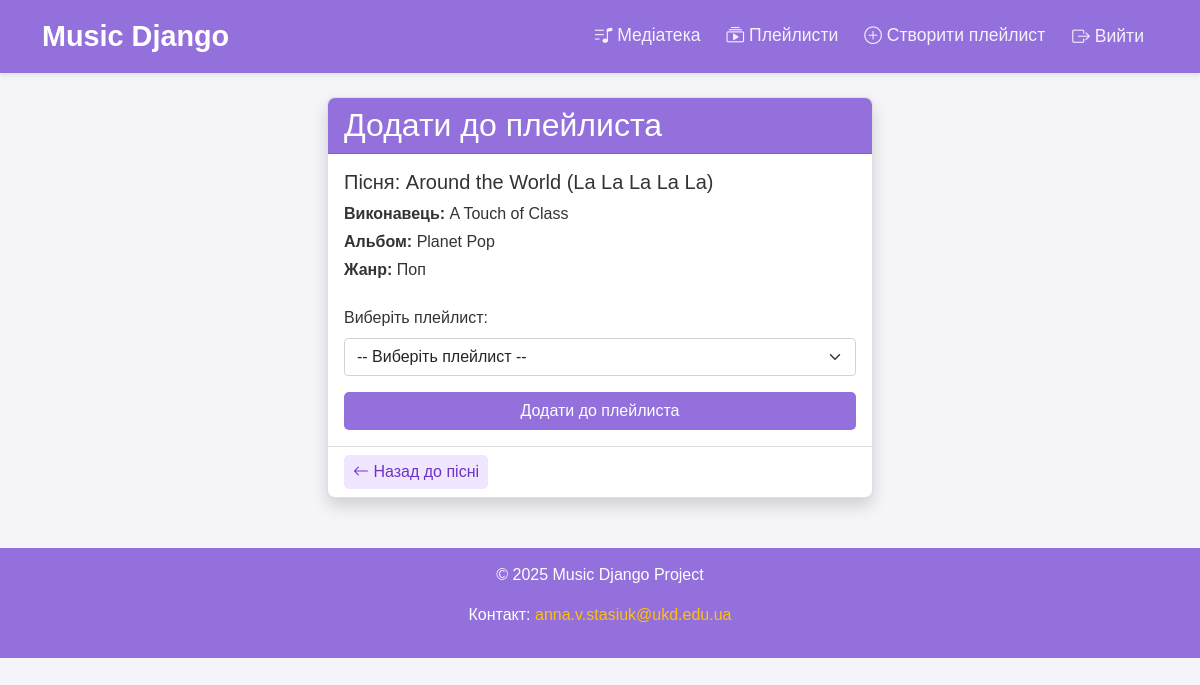
Page /songs/add_song_to_playlist/2/ (signed in) on the committed database.
### songs/models.py (models this page shows, shortened)
class Song(models.Model):
    title = models.CharField(max_length=100)
    artist = models.CharField(max_length=100)
    album = models.CharField(max_length=100)
    genre = models.ForeignKey(Genre, on_delete=models.CASCADE)
    release_date = models.DateField()
    image = models.ImageField(upload_to='song_images/', blank=True, null=True)

class Genre(models.Model):
    name = models.CharField(max_length=100)

### songs/views.py (the view, shortened to what this page needs)
# urls.py: path('add_song_to_playlist/<int:song_id>/', views.add_song_to_playlist, name='add_song_to_playlist'),
@login_required
def add_song_to_playlist(request, song_id):
    song = get_object_or_404(Song, id=song_id)
    playlists = Playlist.objects.filter(owner=request.user)
    return render(request, 'songs/add_songs_to_playlist.html', {
        'title': f'Music Django - Додати пісню "{song.title}" до плейлиста',
        'song': song,
        'playlists': playlists,
    })

### songs/templates/songs/add_songs_to_playlist.html (shortened to what this page needs)
{% extends 'base.html' %}
{% block content %}
<div class="container mt-4">
    <div class="row">
        <div class="col-md-6 offset-md-3">
            <div class="card shadow">
                <div class="card-header text-white" style="background-color: mediumpurple;">
                    <h2 class="mb-0">
                        {% if song %}Додати до плейлиста{% else %}Додати пісні до плейлиста{% endif %}
                    </h2>
                </div>
                <div class="card-body">
                    {% if song %}
                    <div class="mb-4">
                        <h5>Пісня: {{ song.title }}</h5>
                        <p class="mb-1"><strong>Виконавець:</strong> {{ song.artist }}</p>
                        <p class="mb-1"><strong>Альбом:</strong> {{ song.album }}</p>
                        <p><strong>Жанр:</strong> {{ song.genre.name }}</p>
                    </div>
                    {% if playlists %}
                        <form method="post" action="{% url 'songs:add_song_to_playlist' song.id %}">
                            <div class="mb-3">
                                <label for="playlist" class="form-label">Виберіть плейлист:</label>
                                <select name="playlist" id="playlist" class="form-select" required>
                                    <option value="">-- Виберіть плейлист --</option>
                                </select>
                            </div>
                            <div class="d-grid">
                                <button type="submit" class="btn" style="background-color: mediumpurple; color: white;">
                                    Додати до плейлиста
                                </button>
                            </div>
                        </form>
                    {% else %}
                        <div class="alert alert-info" role="alert">
                            <p class="mb-0">У вас ще немає плейлистів. <a href="{% url 'songs:create_playlist' %}">Створити плейлист</a> спочатку.</p>
                        </div>
                    {% endif %}
                    {% endif %}
                </div>
                <div class="card-footer bg-transparent">
                    {% if song %}
                        <a href="{% url 'songs:song_detail' song.id %}" class="btn btn-sm" style="background-color: #f0e6ff; color: #6c33c5;">
                            <i class="bi bi-arrow-left"></i> Назад до пісні
                        </a>
                    {% else %}
                        <a href="{% url 'songs:index' %}" class="btn btn-sm" style="background-color: #f0e6ff; color: #6c33c5;">
                            <i class="bi bi-arrow-left"></i> Назад
                        </a>
                    {% endif %}
                </div>
            </div>
        </div>
    </div>
</div>
{% endblock %}

### templates/base.html (style rules this page uses)
body { font-family: 'Arial', sans-serif; background-color: #f4f4f9; color: #333; }
.btn { font-size: 1rem; border-radius: 5px; transition: all 0.3s ease; }
.card { transition: transform 0.3s, box-shadow 0.3s; border-radius: 8px; overflow: hidden; }

### rows in the picture
Song: title "Around the World (La La La La La)", artist "A Touch of Class", album "Planet Pop", genre.name "Поп"
